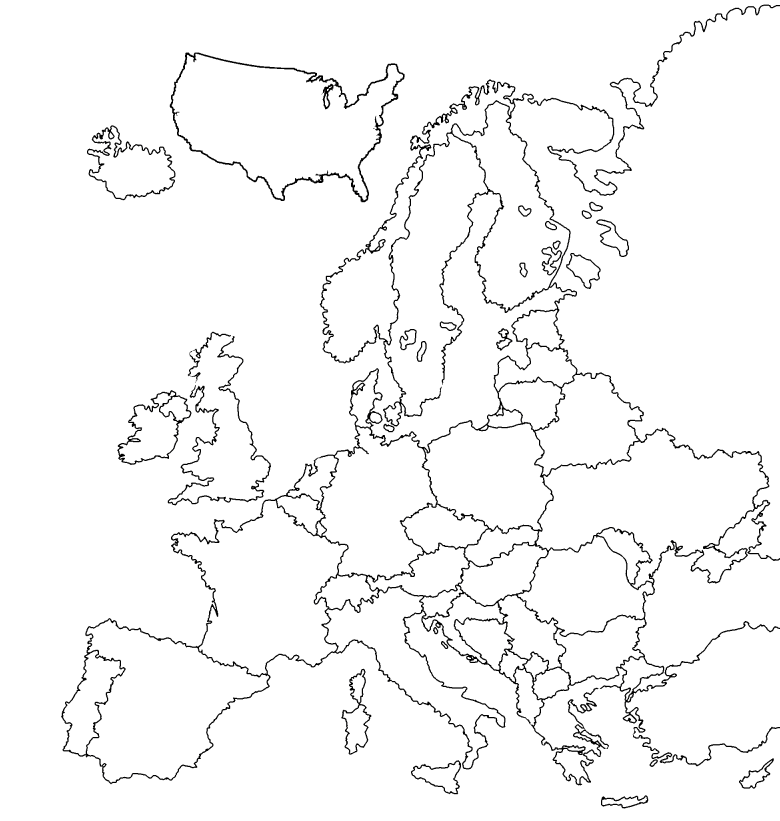
#> input picture resources/maps/default_map.png, 3900 x 4104 px (shown at 1/5 size); its folder holds only this picture in this run
$ python -i video_text.py   (imports and definitions only)
#> lines starting #> are read from the running program, lines starting #| are printed output that depends on the picture; after the words box and inside, x2 and y2 are one past the last pixel; in counts of white or black regions, pixels touching at a corner belong together
#> further down, picture is the input picture: PIL image 3900x4104 RGBA; mean R, G, B, A 242.2, 242.7, 242.7, 8.7
# Copyright 2025-2026 deltaaa00
#
# Licensed under the Apache License, Version 2.0 (the "License");
# you may not use this file except in compliance with the License.
# You may obtain a copy of the License at
#
#     http://www.apache.org/licenses/LICENSE-2.0
#
# Unless required by applicable law or agreed to in writing, software
# distributed under the License is distributed on an "AS IS" BASIS,
# WITHOUT WARRANTIES OR CONDITIONS OF ANY KIND, either express or implied.
# See the License for the specific language governing permissions and
# limitations under the License.

import os
import re

TITLE_FONT_PATH = os.path.join(
    os.path.dirname(os.path.abspath(__file__)),
    "resources", "fonts", "DIN Condensed.ttf",
)


# [142 lines left out: functions _title_settings, _title_colors, _title_image, _build_title_clip, _watermark_settings, not called in this run]


def _watermark_font_path(data):
    # Validate the watermark's own font against the bundled filenames.
    return _title_settings({'title_font': data.get('watermark_font', 'DIN Condensed.ttf')})[0]


# [11 lines left out: function _round_watermark, not called in this run]


def _with_shadow(image):
    """Add a soft silhouette shadow while keeping transparent areas transparent."""
    from PIL import Image, ImageFilter

    image = image.convert('RGBA')
    canvas = Image.new('RGBA', (image.width + 48, image.height + 48))
#> canvas: PIL image 3948x4152 RGBA; every value is 0
    alpha = Image.new('L', canvas.size)
#> alpha: PIL image 3948x4152 L; every value is 0
    alpha.paste(image.getchannel('A'), (24, 32))
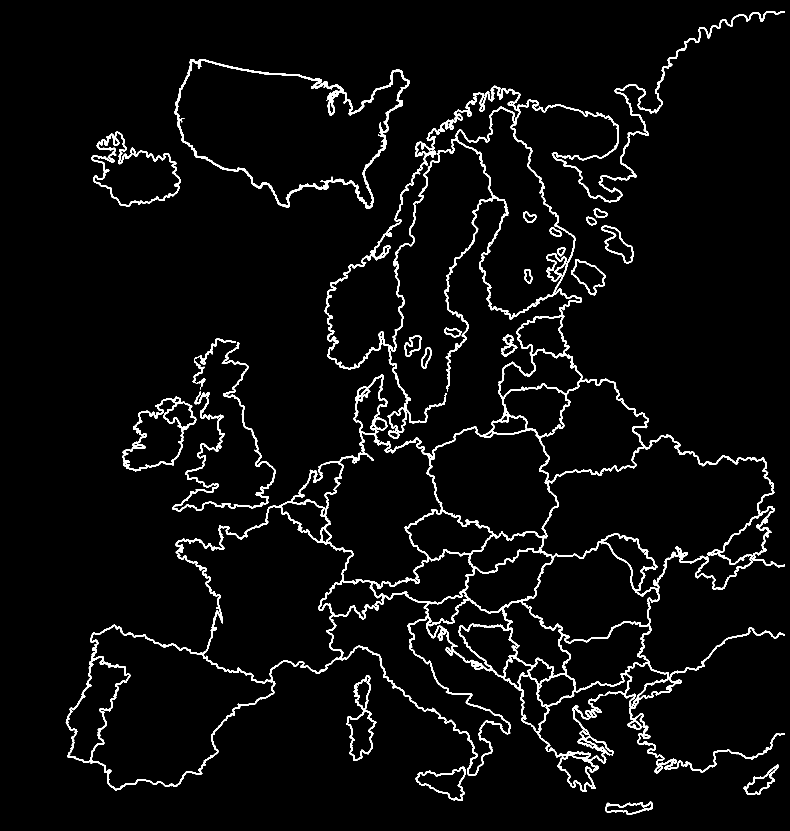
#> alpha: PIL image 3948x4152 L (shown at 1/5 size); 3.3% white; 30 white regions (1 under 20 px), largest, box (x1, y1, x2, y2) and area: (329, 55, 3924, 3959) 401822, (873, 295, 2047, 1043) 40712, (863, 1713, 1379, 2559) 23148
    shadow = Image.new('RGBA', canvas.size, (0, 0, 0, 0))
    shadow.putalpha(alpha.filter(ImageFilter.GaussianBlur(10)).point(lambda p: round(p * .8)))
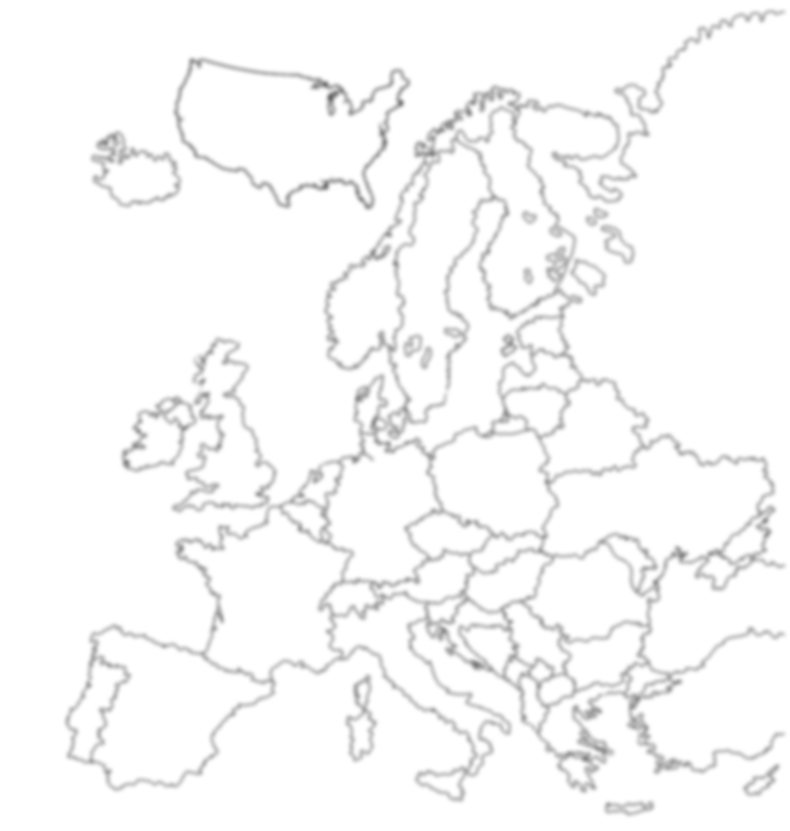
#> shadow: PIL image 3948x4152 RGBA (shown at 1/5 size); mean R, G, B, A 0, 0, 0, 6.8; transparent parts drawn white
    canvas = Image.alpha_composite(canvas, shadow)
    canvas.alpha_composite(image, (24, 24))
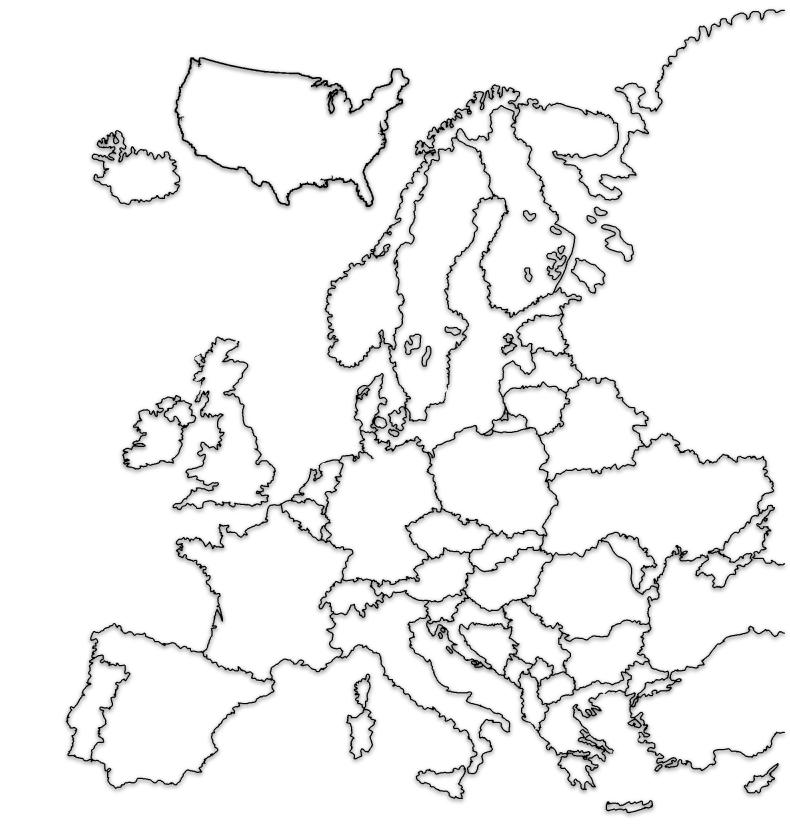
#> canvas: PIL image 3948x4152 RGBA (shown at 1/5 size); mean R, G, B, A 0, 0, 0, 13.5; transparent parts drawn white
    return canvas

>>> from PIL import Image
>>> picture = Image.open('resources/maps/default_map.png')
>>> result = _with_shadow(picture)
